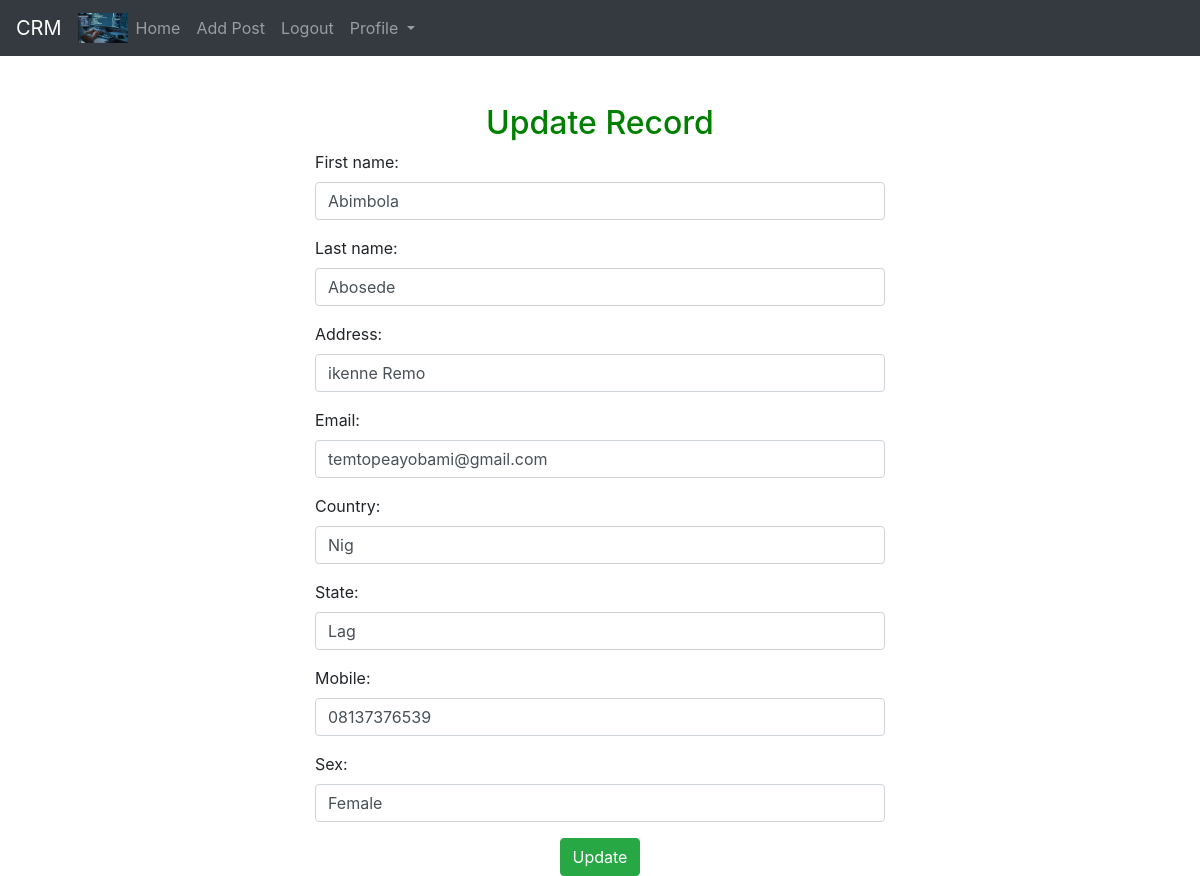
/update_user/3 (signed in), run on the app's committed database.
### crmapp/models.py (models this page shows, shortened)
class School(models.Model):
    first_name = models.CharField(max_length=50)
    last_name = models.CharField(max_length=50)
    address = models.CharField(max_length=70)
    email = models.EmailField()
    date_created = models.DateTimeField(auto_now_add=True)
    country = models.CharField(max_length=50)
    state = models.CharField(max_length=20)
    mobile = models.CharField(max_length=14)
    sex = models.CharField(max_length=6)

### crmapp/views.py (the view)
# urls.py: path('update_user/<int:pk>', views.update_user, name = 'update'),
def update_user(request, pk):
    if request.user.is_authenticated:
        update_it = School.objects.get(id=pk)
        form = AddRecordForm(request.POST or None, instance=update_it)
        if form.is_valid():
            form.save()
            messages.success(request, "Your post have been Updated successfully")
            return redirect('home')
        return render(request, 'apps/update_record.html', {'form': form})
    else:
        messages.success(request, "You must be eligible to view this")
        return redirect('register')

### crmapp/forms.py
class AddRecordForm(forms.ModelForm):
    first_name=forms.CharField( required = True, max_length=100, widget = forms.TextInput(attrs = {'class': 'form-control'}))
    last_name= forms.CharField( required = True, max_length=100, widget = forms.TextInput(attrs = {'class': 'form-control'}))
    address=forms.CharField( required = True, max_length=100, widget = forms.TextInput(attrs = {'class': 'form-control'}))
    country=forms.CharField( required = True, max_length=100, widget = forms.TextInput(attrs = {'class': 'form-control'}))
    state=forms.CharField( required = True, max_length=100, widget = forms.TextInput(attrs = {'class': 'form-control'}))
    sex=forms.CharField( required = True, max_length=100, widget = forms.TextInput(attrs = {'class': 'form-control'}))
    email=forms.CharField( required = True, max_length=100, widget = forms.TextInput(attrs = {'class': 'form-control'}))
    mobile=forms.CharField( required = True, max_length=100, widget = forms.TextInput(attrs = {'class': 'form-control'}))
    class Meta:
        model = School
        exclude = ("user",)

### crmapp/templates/apps/update_record.html (shortened to what this page needs)
{% extends 'blog/base.html' %}
{% block content %}
<br/><br/>
<div style="text-align:center; color:green;">
<h2> Update Record </h2>
</div>
<div class ="col-md-6 offset-md-3">
<form method = "POST">
    {{ form.as_p }}
    <div style= "text-align: center;">
    <button type="submit" class="btn btn-success">Update</button>
    </div>
</form>
{% endblock %}

### data on the page
School: first_name "Abimbola", last_name "Abosede", address "ikenne Remo", email "temtopeayobami@gmail.com", country "Nig", state "Lag", mobile "08137376539", sex "Female"
